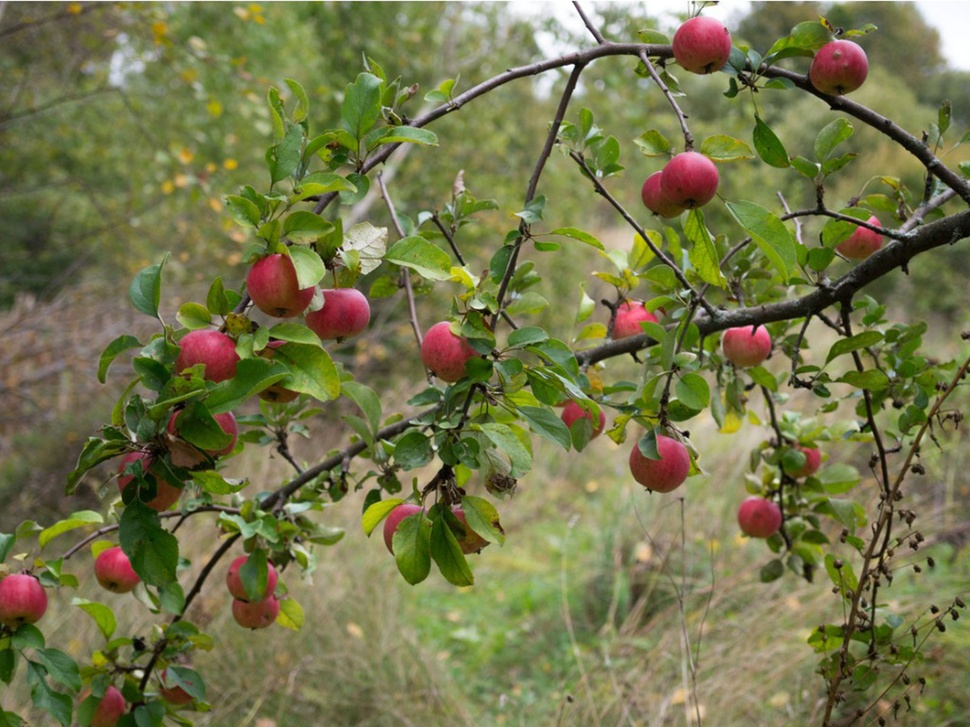
#> input picture notebooks/Exercises_week_1/appletree.jpg, 970 x 727 px, shrunk from 1600 x 1200 before the run
$ jupyter execute 'Weekly Project.ipynb'
#> lines starting #> are read from the running program, lines starting #| are printed output that depends on the picture; after the words box and inside, x2 and y2 are one past the last pixel; in counts of white or black regions, pixels touching at a corner belong together
# Weekly project part 1
    Using the image "appletree.jpg"
    A) Can you segment the apples from the tree?
    B) Can you get the computer to count how many there are?
        How close can you get there are 26.
    C) Can you change color of one of them?
    D) Can you segment the leaves?


# Weekly project part 2
    A) Remove the greenscreen and replace the background in "itssp.png"?
    B) Can improve the edge with erroding/dialating?

[cell 1]
import cv2
import numpy as np
import imutils
from matplotlib import pyplot as plt

[cell 2]
# Ex-A
path = "appletree.jpg"
bgr_img = cv2.imread(path)
#> bgr_img is the input picture: shape (727, 970, 3); mean B, G, R 74.3, 117, 116.1
b,g,r = cv2.split(bgr_img)       # get b,g,r
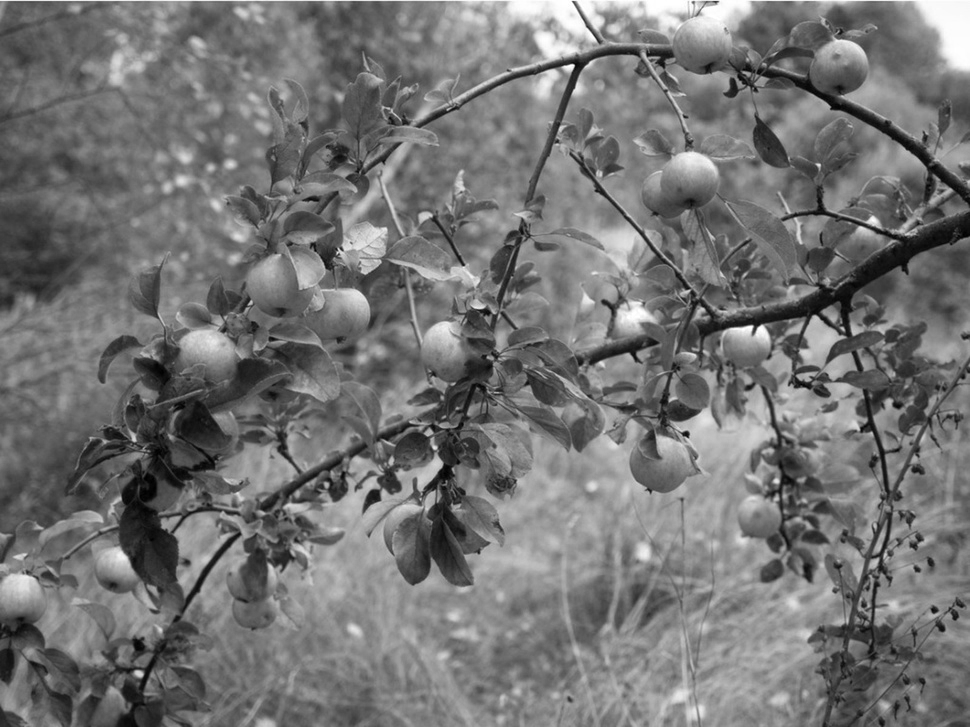
#> r: shape (727, 970); min 0, max 255, mean 116.1
image = cv2.merge([r,g,b])
plt.imshow(image)

[cell 3]
(R, G, B) = image[100, 50]
#> R = 104; G = 116; B = 78
print("R={}, G={}, B={}".format(R, G, B))
#| R=104, G=116, B=78
titles=['r','g','b']
plt.figure(figsize = (16,4))
for i in range(3):
    channel = np.zeros_like(image)
    channel[:,:,i] = image[:,:,i]
    if i ==0:
        red = channel
    plt.subplot(1,3,i+1), plt.imshow(channel)
    plt.title(titles[i])
    plt.xticks([]),plt.yticks([])
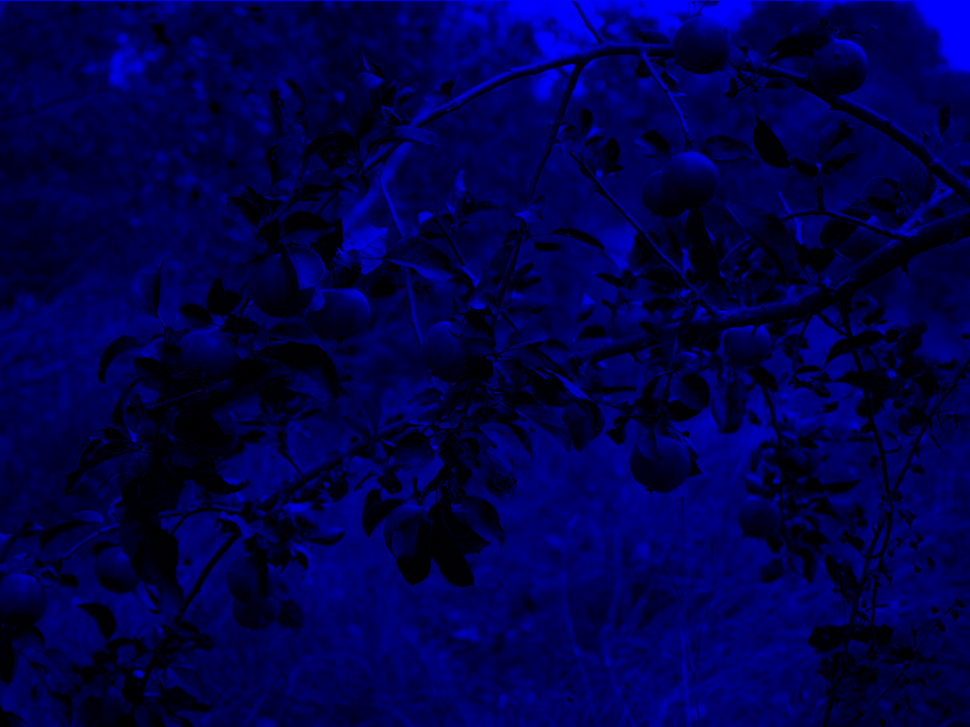
#> channel: shape (727, 970, 3); mean R, G, B 0, 0, 74.3
plt.show()

[cell 4]
gray = cv2.cvtColor(image, cv2.COLOR_RGB2GRAY)
plt.figure()
plt.imshow(gray, cmap = 'gray')

threshold = 95
threshold_value = 255

thresh = cv2.threshold(gray, threshold, threshold_value, cv2.THRESH_BINARY_INV)[1]
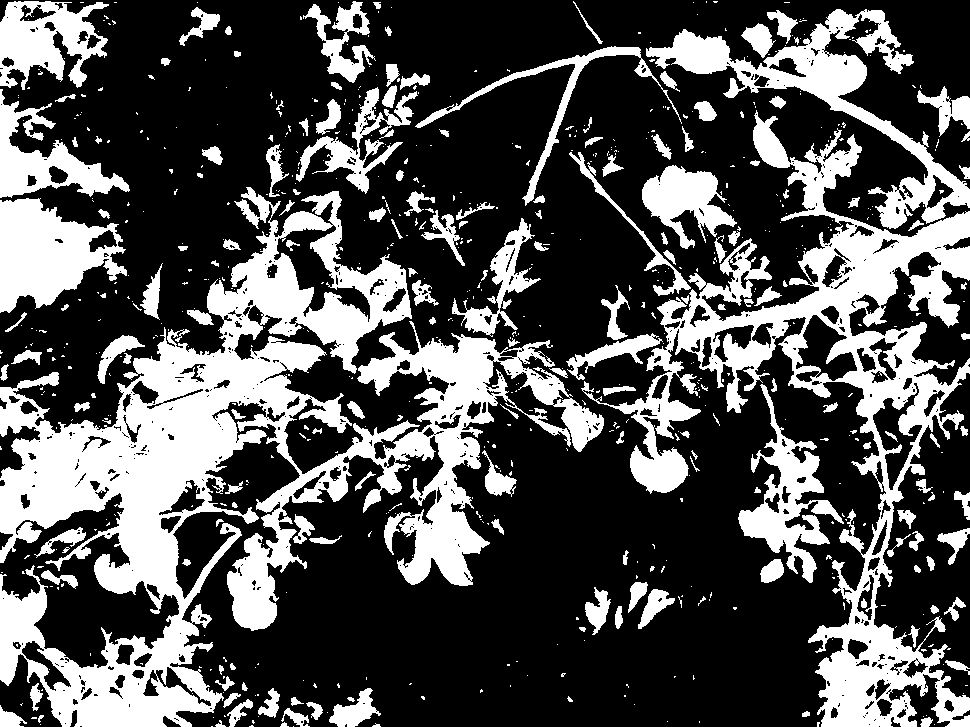
#> thresh: shape (727, 970); 31.9% white; 732 white regions (556 under 20 px), largest, box (x1, y1, x2, y2) and area: (0, 187, 604, 727) 95457, (581, 110, 970, 727) 48444, (646, 9, 970, 229) 13310
plt.figure()
plt.imshow(thresh, cmap='gray')
output = cv2.bitwise_and(image, image, mask=thresh)
plt.figure()
plt.imshow(output)

[cell 5]
# Set minimum and max HSV values to display
upper = np.array([180, 255, 255])
lower = np.array([100, 118, 100])

# Create HSV Image and threshold into a range.
hsv = cv2.cvtColor(image, cv2.COLOR_BGR2HSV)
#> hsv: shape (727, 970, 3); mean H, S, V 88.9, 111.3, 123.9
mask = cv2.inRange(hsv, lower, upper)
#> mask: shape (727, 970); 3.3% white; 212 white regions (172 under 20 px), largest, box (x1, y1, x2, y2) and area: (641, 156, 718, 203) 1904, (178, 332, 240, 375) 1864, (246, 254, 297, 304) 1846
maskedImage = cv2.bitwise_and(image, image, mask=mask)

# Show Image
plt.figure()
plt.imshow(image)
plt.figure()
plt.imshow(maskedImage)

[cell 6]
gray = cv2.cvtColor(maskedImage, cv2.COLOR_RGB2GRAY)
plt.figure()
plt.imshow(gray, cmap = 'gray')

threshold = 60
threshold_value = 255

thresh = cv2.threshold(gray, threshold, threshold_value, cv2.THRESH_BINARY)[1]
#> thresh: shape (727, 970); 3% white; 220 white regions (181 under 20 px), largest, box (x1, y1, x2, y2) and area: (246, 254, 297, 304) 1702, (178, 332, 240, 370) 1641, (0, 571, 47, 618) 1533
plt.figure()
plt.imshow(thresh, cmap='gray')
output = cv2.bitwise_and(maskedImage, maskedImage, mask=thresh)
plt.figure()
plt.imshow(output)

mask = thresh.copy()
mask = cv2.erode(mask, None, iterations = 5)
#> mask: shape (727, 970); 0.66% white; 26 white regions (11 under 20 px), largest, box (x1, y1, x2, y2) and area: (0, 582, 41, 607) 734, (186, 338, 230, 359) 707, (254, 261, 285, 294) 503
mask = cv2.dilate(mask, None, iterations = 6)
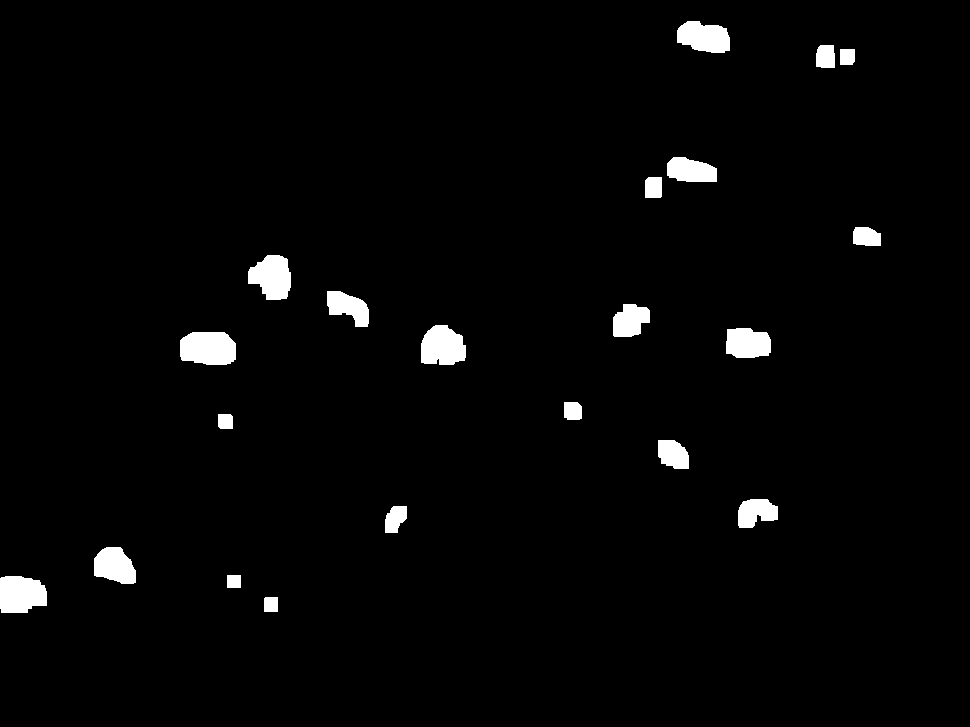
#> mask: shape (727, 970); 2.4% white; 21 white regions
plt.figure()
plt.imshow(mask, cmap='gray')

[cell 7]
# Ex B
cnts = cv2.findContours(mask.copy(), cv2.RETR_LIST, cv2.CHAIN_APPROX_SIMPLE)
#> cnts = 21 contours; largest, box (x1, y1, x2, y2) and area: (180, 332, 236, 365) 1556, (0, 576, 47, 613) 1414, (421, 325, 466, 365) 1384, (248, 255, 291, 300) 1351, (677, 21, 730, 53) 1236
cnts = imutils.grab_contours(cnts)
print(len(cnts))
#| 21
output = image.copy()
plt.figure()
plt.imshow(output)

# Ex C
for idx, c in enumerate(cnts):
    if idx == 6:
        cv2.drawContours(output, [c], -1, (255, 255, 255), -1)
#> this loop made 21 passes
#> c on pass 3: [[227, 575], [227, 587], [240, 587], [240, 575]]
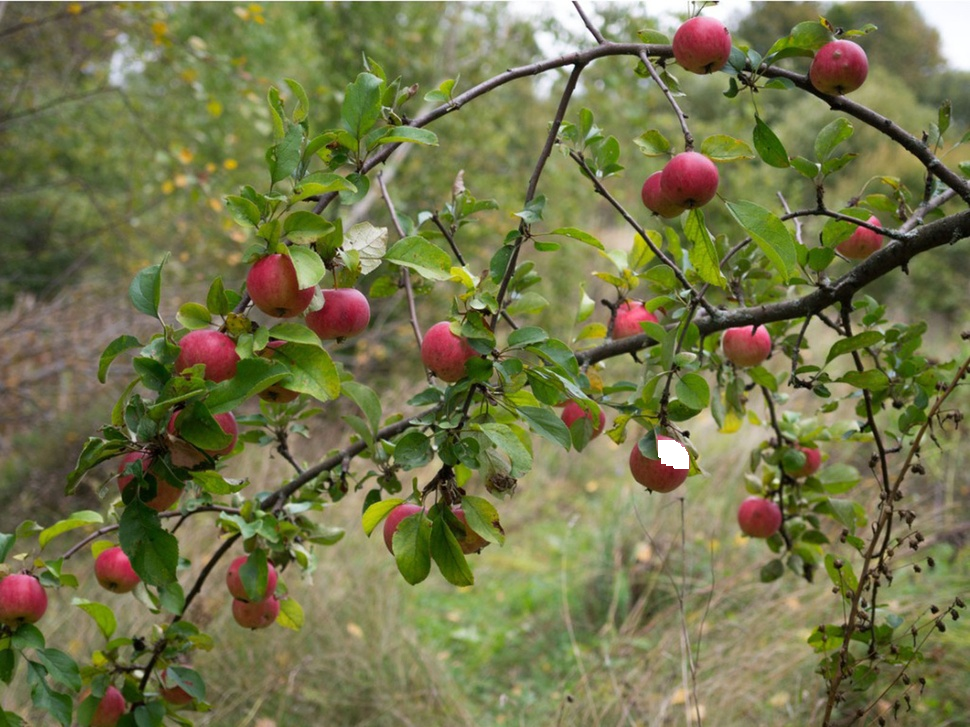
#> output: shape (727, 970, 3); mean R, G, B 116.2, 117.2, 74.5

plt.figure()
plt.imshow(output)

[cell 8]
# Set minimum and max HSV values to display
upper = np.array([96, 255, 255])
lower = np.array([36, 160, 0])

# Create HSV Image and threshold into a range.
hsv = cv2.cvtColor(image, cv2.COLOR_BGR2HSV)
mask = cv2.inRange(hsv, lower, upper)
#> mask: shape (727, 970); 14.9% white; 949 white regions (673 under 20 px), largest, box (x1, y1, x2, y2) and area: (112, 277, 353, 614) 16295, (733, 211, 859, 304) 4582, (396, 494, 474, 587) 4124
maskedImage = cv2.bitwise_and(image, image, mask=mask)

# Show Image
plt.figure()
plt.imshow(image)
plt.figure()
plt.imshow(maskedImage)

[cell 9]
# Project 2
# Ex-A
path = "ittsp.png"
bgr_img = cv2.imread(path)
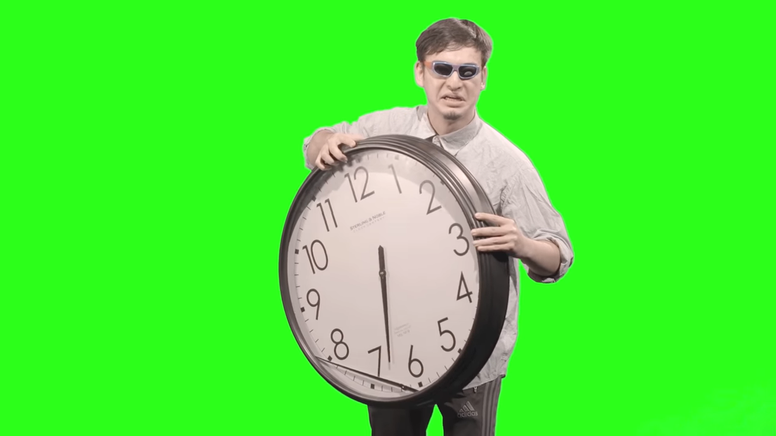
#> input picture notebooks/Exercises_week_1/ittsp.png, 776 x 436 px, shrunk from 1280 x 720 before the run
#> bgr_img is the input picture: shape (436, 776, 3); mean B, G, R 55, 232.9, 73.4
b,g,r = cv2.split(bgr_img)       # get b,g,r
#> b: shape (436, 776)
#> g: shape (436, 776)
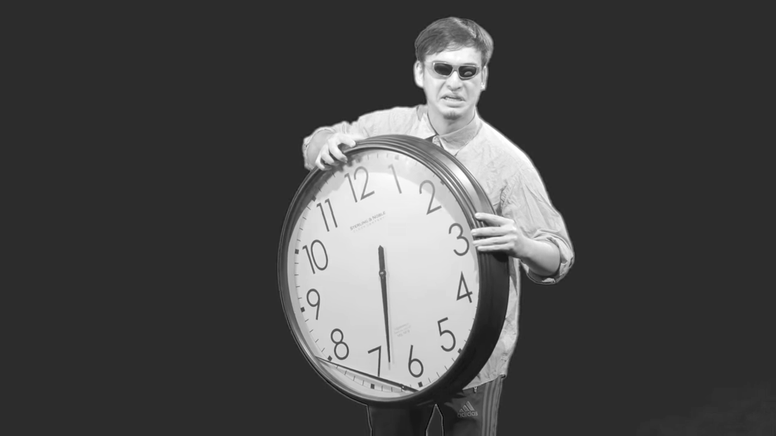
#> r: shape (436, 776); min 9, max 255, mean 73.4
image = cv2.merge([r,g,b])
#> image: shape (436, 776, 3)
plt.imshow(image)

[cell 10]
# Set minimum and max HSV values to display
upper = np.array([180, 255, 255])
lower = np.array([30, 80, 0])

# Create HSV Image and threshold into a range.
hsv = cv2.cvtColor(image, cv2.COLOR_BGR2HSV)
#> hsv: shape (436, 776, 3); mean H, S, V 73.2, 184.3, 236.5
mask = cv2.inRange(hsv, lower, upper)
#> mask: shape (436, 776); 77.9% white; 1 black region, box (x1, y1, x2, y2) and area: (279, 18, 573, 436) 74790
mask = cv2.bitwise_not(mask)
maskedImage = cv2.bitwise_and(image, image, mask=mask)
#> maskedImage: shape (436, 776, 3)

# Show Image
plt.figure()
plt.imshow(image)

mask = cv2.erode(mask, None, iterations = 15)
#> mask: shape (436, 776); 9.6% white; 6 white regions (2 under 20 px), largest, box (x1, y1, x2, y2) and area: (295, 123, 542, 356) 30353, (437, 359, 486, 397) 965, (385, 400, 410, 436) 578, (459, 408, 480, 436) 540
mask = cv2.dilate(mask, None, iterations = 16)
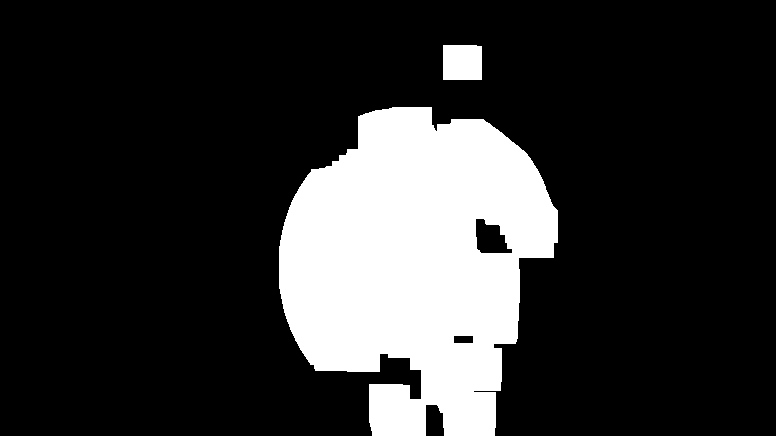
#> mask: shape (436, 776); 19.1% white; 2 white regions, box (x1, y1, x2, y2) and area: (279, 107, 558, 436) 63257, (443, 45, 482, 80) 1360

plt.figure()
plt.imshow(maskedImage)
